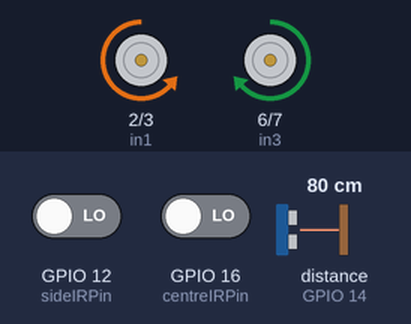
A sketch run on a simulated ESP8266 (NodeMCU). Shown: motor-driver pin pairs drawn as motors (green arrow = first pin HIGH = forward, orange = second pin HIGH = backward, longer = more drive, scaled by the enable pin). Wiring (inferred from the names in the program): ultrasonic range finder: trigger GPIO 15; echo GPIO 14. The inputs (shaded band) are chosen by the test bench; at power-on: GPIO 16 (centreIRPin) LOW, GPIO 12 (sideIRPin) LOW, distance to the obstacle (sensor on GPIO 14) 80 cm. The echo pulse lasts 58.3 µs per cm.

Above: at 1.2 s.
1.3 s: GPIO 16 (centreIRPin) driven HIGH
At 1.52 s:
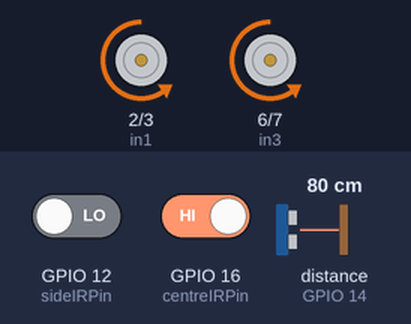
At 2.7 s:
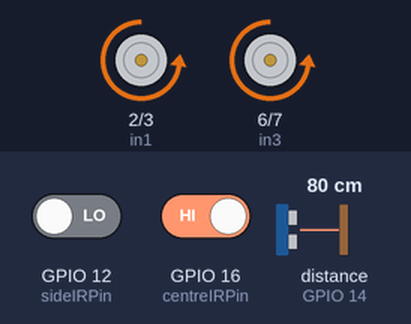
3.2 s: GPIO 16 (centreIRPin) driven LOW
At 8.1 s:
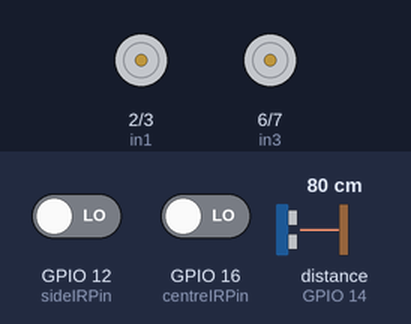
Timing chart, 0 to 9.6 s (numbered marks = the images above; inputs shaded):
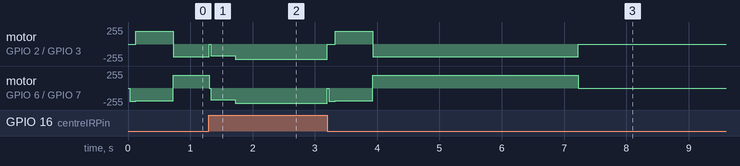

Measured:
- after the input at 1.3 s, motor on GPIO 2 (in1) / GPIO 3 (in2): backward 190/255 → backward 175/255 at once, → backward 225/255 0.42 s later; motor on GPIO 6 (in3) / GPIO 7 (in4): forward 190/255 → backward 175/255 at once, → backward 225/255 0.42 s later

The sketch:

discreteMotor.ino
```cpp
#include <Arduino.h>

// ---------- PINS ----------
const int centreIRPin = 16;
const int sideIRPin   = 12;   // right side sensor
const int trigPin = 15, echoPin = 14;
const int enA = 4, in1 = 2, in2 = 3;   // left motor
const int enB = 8, in3 = 6, in4 = 7;   // right motor

// ---------- TUNE THESE ----------
const int baseSpeed   = 225;   // straights
const int cruiseSpeed = 175;   // after a loss / near corners (less overshoot)
const int arcOuter    = 200;
const int arcInner    = 0;     // lower = tighter
const int pivotSpeed  = 190;

const unsigned long BRAKE_MS  = 25;    // active brake when line lost / found
const unsigned long SLOW_MS   = 400;   // stay at cruiseSpeed this long after recovering
const unsigned long ARC_MS    = 100;   // soft arc (skipped if side sensor fired)
const unsigned long PIVOT_MS  = 700;   // pivot same way until here
const unsigned long GIVEUP_MS = 4000;  // then pivot other way (dead-end U-turn)
const long SIDE_MEMORY_MS = 400;

const float WALL_CM = 7;
const bool  WALL_TURN_RIGHT = true;
const unsigned long WALL_MIN_TURN_MS = 250;

// ---------- STATE ----------
unsigned long lostSince = 0;
unsigned long slowUntil = 0;
unsigned long wallTurnUntil = 0;
unsigned long lastPing = 0;
long lastSideSeen = -100000;
bool preferRight = false;
bool sharp = false;
float dist = 999;

// ---------- MOTORS ----------
void setMotor(int en, int a, int b, int speed) {
  digitalWrite(a, speed >= 0 ? LOW : HIGH);
  digitalWrite(b, speed >= 0 ? HIGH : LOW);
  analogWrite(en, abs(speed));
}
void drive(int l, int r) {
  setMotor(enA, in1, in2, l);
  setMotor(enB, in3, in4, r);
}
void brake() {   // both inputs HIGH + enable on = active brake (L298N)
  digitalWrite(in1, HIGH); digitalWrite(in2, HIGH);
  digitalWrite(in3, HIGH); digitalWrite(in4, HIGH);
  analogWrite(enA, 255);
  analogWrite(enB, 255);
}
void arc(bool right)   { right ? drive(arcOuter, arcInner) : drive(arcInner, arcOuter); }
void pivot(bool right) { right ? drive(pivotSpeed, -pivotSpeed) : drive(-pivotSpeed, pivotSpeed); }

float readCm() {
  digitalWrite(trigPin, LOW);  delayMicroseconds(2);
  digitalWrite(trigPin, HIGH); delayMicroseconds(10);
  digitalWrite(trigPin, LOW);
  unsigned long d = pulseIn(echoPin, HIGH, 5000);
  return d ? d * 0.0343f / 2 : 999;
}

void setup() {
  Serial.begin(115200);
  pinMode(centreIRPin, INPUT);
  pinMode(sideIRPin, INPUT);
  pinMode(trigPin, OUTPUT);
  pinMode(echoPin, INPUT);
  pinMode(enA, OUTPUT); pinMode(in1, OUTPUT); pinMode(in2, OUTPUT);
  pinMode(enB, OUTPUT); pinMode(in3, OUTPUT); pinMode(in4, OUTPUT);
  analogWriteFreq(20000);
  analogWriteRange(255);
  drive(0, 0);
}

void loop() {
  unsigned long now = millis();
  bool c = digitalRead(centreIRPin) == HIGH;
  bool s = digitalRead(sideIRPin) == HIGH;
  if (s) {
    lastSideSeen = now;
    slowUntil = now + 150;      // side fired = corner/junction likely, slow down
  }

  if (now - lastPing >= 60) { lastPing = now; dist = readCm(); }

  // --- WALL ---
  if (now < wallTurnUntil) { pivot(WALL_TURN_RIGHT); return; }
  if (c && dist < WALL_CM) {
    brake(); delay(BRAKE_MS);
    wallTurnUntil = millis() + WALL_MIN_TURN_MS;
    lastSideSeen = WALL_TURN_RIGHT ? (long)millis() : -100000;
    lostSince = 0;
    return;
  }

  // --- ON LINE ---
  if (c) {
    if (lostSince) {                         // just found it again
      brake(); delay(BRAKE_MS);              // kill spin momentum
      if (now - lostSince > PIVOT_MS) lastSideSeen = -100000;   // dead-end U-turn: forget right
      slowUntil = millis() + SLOW_MS;
      lostSince = 0;
    }
    int sp = (millis() < slowUntil) ? cruiseSpeed : baseSpeed;
    drive(sp, sp);
    return;
  }

  // --- LOST ---
  if (!lostSince) {
    lostSince = now;
    preferRight = s || ((long)now - lastSideSeen < SIDE_MEMORY_MS);
    sharp = s;
  }
  unsigned long lost = now - lostSince;

  if (lost < BRAKE_MS) { brake(); return; }  // stop forward momentum first
  unsigned long t = lost - BRAKE_MS;

  if (!sharp && t < ARC_MS)   arc(preferRight);
  else if (t < PIVOT_MS)      pivot(preferRight);
  else if (t < GIVEUP_MS)     pivot(!preferRight);
  else                        drive(0, 0);
}
```
